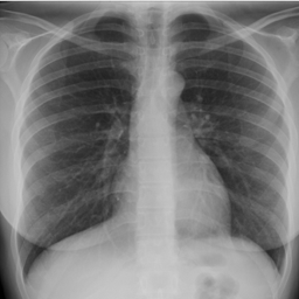
#> input picture SCC0251_ImgProc/assignments/3_morphology_colour/images/chest_xray_1.png, 299 x 299 px
$ python 11802972.py
#> lines starting #> are read from the running program, lines starting #| are printed output that depends on the picture; after the words box and inside, x2 and y2 are one past the last pixel; in counts of white or black regions, pixels touching at a corner belong together
"""
SCC0251 - Image Processing and Analysis (2024/1)

*** ASSIGNMENT 3 - COLOR & SEGMENTATION & MORPHOLOGY ***

Author: André Zanardi Creppe
Nusp: 11802972
"""

# =================================================
# ==================== IMPORTS ====================
# =================================================

import numpy as np
import imageio.v3 as imageio
# import matplotlib.pyplot as plt

# ============================================================
# ==================== FUNCTIONS: GENERAL ====================
# ============================================================

def to_grayscale(img):
  """ Converts a given RGB image to grayscale. If the image is already one-channel, just returns it.
  """
  if len(img.shape) > 2: # If image is RGB
    img = np.dot(img, [0.2989, 0.5870, 0.1140]).astype(np.int64)

  return img

def rmse_score(img, ref_img):
  """ Calculates the rooted mean square loss (RMSE) of two images.
  """
  squared_diff = np.square(np.subtract(img, ref_img))
  mse_loss = np.mean(squared_diff)
  rmse_loss = np.sqrt(mse_loss)
  return rmse_loss

# [9 lines left out: function rmse_rgb_score, not called in this run]

# ==================================================================
# ==================== FUNCTIONS: LIMIARIZATION ====================
# ==================================================================

def otsu_threshold(img, th_max=256):
  """ Apply the Otsu's binarization technique to an image.
  """
  total_pixels = img.size

  best_th = None
  min_sigma = np.inf

  for th in range(1, th_max):
    # Create the thresholded image
    thresholded_im = np.zeros_like(img)
    thresholded_im[img >= th] = 1

    # Compute weights
    count_pixels_1 = np.count_nonzero(thresholded_im)
    w_b = count_pixels_1 / total_pixels
    w_a = 1 - w_b

    # If one of the classes is empty >> threshold not considered
    if (w_b == 0) or (w_a == 0):
      continue

    # Find all pixels belonging to each class
    class_0_pixels = img[thresholded_im == 0]
    class_1_pixels = img[thresholded_im == 1]

    # Variance of each class
    sig_a = np.var(class_0_pixels) if len(class_0_pixels) > 0 else 0 # if to avoid warnings and errors
    sig_b = np.var(class_1_pixels) if len(class_1_pixels) > 0 else 0

    # Calculate Otsu sigma
    sigma = ((w_a * sig_a) + (w_b * sig_b))

    if sigma < min_sigma:
      min_sigma = sigma
      best_th = th

  # Binarize the image based on the best threshold
  binary_img = np.where(img > best_th, 255, 0)

  return binary_img

# ===============================================================
# ==================== FUNCTIONS: MORPHOLOGY ====================
# ===============================================================

# [35 lines left out: functions erosion, dilation, not called in this run]

# ============================================================
# ==================== FUNCTIONS: HEATMAP ====================
# ============================================================

def filter_gaussian(P, Q):
  s1 = P
  s2 = Q

  D = np.zeros([P, Q]) # Compute Distances
  for u in range(P):
    for v in range(Q):
      x = (u-(P/2))**2/(2*s1**2) + (v-(Q/2))**2/(2*s2**2)
      D[u, v] = np.exp(-x)

  return D

def map_value_to_color(value, min_val, max_val, colormap):
  # Scale the value to the range [0, len(colormap) - 1]
  scaled_value = (value - min_val) / (max_val - min_val) * (len(colormap) - 1)
  # Determine the two closest colors in the colormap
  idx1 = int(scaled_value)
  idx2 = min(idx1 + 1, len(colormap) - 1)
  # Interpolate between the two colors based on the fractional part
  frac = scaled_value - idx1
  color = [
    (1 - frac) * colormap[idx1][0] + frac * colormap[idx2][0],
    (1 - frac) * colormap[idx1][1] + frac * colormap[idx2][1],
    (1 - frac) * colormap[idx1][2] + frac * colormap[idx2][2]
  ]

  return color

def generate_heatmap(mask_img, heatmap_colors):
  M, N = mask_img.shape

  color_distribution = filter_gaussian(M, N)
  min_val = np.min(np.array(color_distribution))
  max_val = np.max(np.array(color_distribution))

  heatmap_image = np.zeros([M, N, 3]) # Imagem RGB vazia
  for i in range(M):
    for j in range(N):
      heatmap_image[i, j] = map_value_to_color(color_distribution[i, j], min_val, max_val, heatmap_colors)

  return heatmap_image

def generate_color_mask(mask_img, heatmap_img):
  M, N = mask_img.shape

  img_color = np.ones([M, N, 3]) # Imagem RGB vazia
  indexes = np.where(mask_img==0)
  img_color[indexes] = heatmap_img[indexes]

  return img_color

def combine_images(gray_img, color_img, alpha):
  """ Combines two images by an alpha ratio
  """
  gray_image_normalized = gray_img / np.max(gray_img)

  # Mix the grayscale image and heatmap using alpha compositing
  mixed_image = ((1 - alpha) * np.expand_dims(gray_image_normalized, axis=-1)) + ((alpha) * color_img)

  return mixed_image

# ================================================
# ==================== "MAIN" ====================
# ================================================

# -------------------- TEST INPUTS --------------------

# >> Fixed Testing Data
# cd C:\Users\andre\Documents\Programming\CompCodes\SCC0251_ImgProc\assignments\3_morphology_color
# input_filename = './images/chest_xray_1.png'
# ref_filename = './images/references/chest_xray_1_ref-case1.png'
# operation_array = '2 2 2 2 2 2 2 2 2 1 1 1'.split(' ')

# -------------------- READING INPUTS --------------------

input_filename = str(input().rstrip())
#> the answer given: images/chest_xray_1.png
ref_filename = str(input().rstrip())
#> the answer given: images/references/chest_xray_1_ref-case1.png
operation_array = str(input().rstrip()).split(' ')

input_img = imageio.imread(input_filename)
#> input_img is the input picture: shape (299, 299); min 0, max 222, mean 123.3
ref_img = imageio.imread(ref_filename)
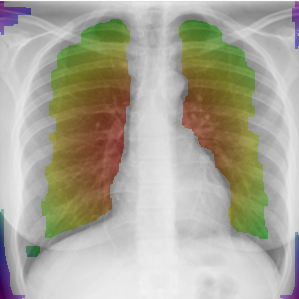
#> input picture SCC0251_ImgProc/assignments/3_morphology_colour/images/references/chest_xray_1_ref-case1.png, 299 x 299 px
#> ref_img is the input picture: shape (299, 299, 3); mean R, G, B 171.4, 168.6, 153.7

# -------------------- IMAGE PROCESSING --------------------

# 1. Conversion to Grayscale
img_grey = to_grayscale(input_img)

# 2. Adaptive Limiarization (Otsu) to binarize the image
img_otsu = otsu_threshold(img_grey)
#> the loop in otsu_threshold, `for th in range(1, th_max):` made 255 passes
#> (class_0_pixels, sig_a, sig_b, sigma, min_sigma) on pass 1: ([0, 0, 0, 0], 0, 2118.6, 2118.5, 2118.5)
#> (sig_a, sig_b, sigma, min_sigma) on passes 2 to 7: (0.0964, 2113.8, 2113, 2113), (0.195, 2113.3, 2112.3, 2112.3), (0.561, 2112.6, 2111.5, 2111.5), (1.09, 2112, 2110.8, 2110.8), (1.31, 2111.9, 2110.7, 2110.7), (1.99, 2111.6, 2110.4, 2110.4)
#> after the loop in otsu_threshold, `for th in range(1, th_max):`: thresholded_im: shape (299, 299); every value is 0
#> after the loop in otsu_threshold, `for th in range(1, th_max):`: best_th = 121; min_sigma = 463.6
#> in otsu_threshold, `binary_img = np.where(img > best_th, 255, 0)`:
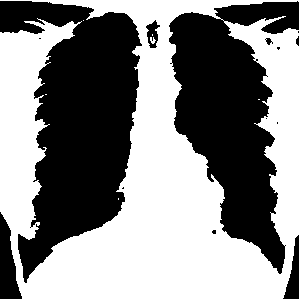
#> binary_img: shape (299, 299) int64; 52.8% white; 14 black regions (7 under 20 px), largest, box (x1, y1, x2, y2) and area: (0, 1, 142, 283) 21952, (169, 1, 299, 274) 18309, (0, 212, 22, 299) 1121

# 3. Create the binary mask by applying the sequence of Erosions and Dilations
img_mask = img_otsu.copy()

for op in operation_array:
  if op == '1':
    img_mask = erosion(img_mask)
  elif op == '2':
    img_mask = dilation(img_mask)

# 4. Create the heatmap using the given implementation.
heatmap_colors = [
  [1, 0, 1],  # Pink
  [0, 0, 1],  # Blue
  [0, 1, 0],  # Green
  [1, 1, 0],  # Yellow
  [1, 0, 0]   # Red
]
heatmap_img = generate_heatmap(img_mask, heatmap_colors)
#> after the loop in filter_gaussian, `for u in range(P):`:
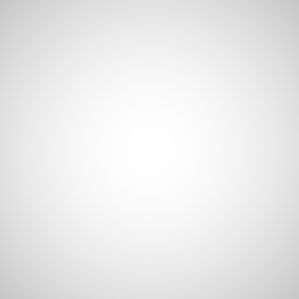
#> D: shape (299, 299) float64; min 0.779, max 1, mean 0.921
#> after the loop in generate_heatmap, `for i in range(M):`:
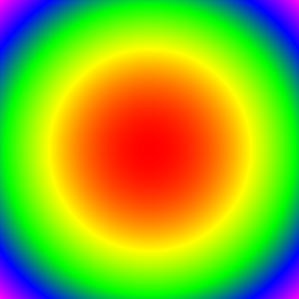
#> heatmap_image: shape (299, 299, 3) float64; mean of channels 0, 1, 2 0.56, 0.693, 0.13; drawn as R, G, B

# 5. Create the colored mask as a combination of the heatmap and the binary mask.
color_img = generate_color_mask(img_mask, heatmap_img)
#> in generate_color_mask, `img_color[indexes] = heatmap_img[indexes]`:
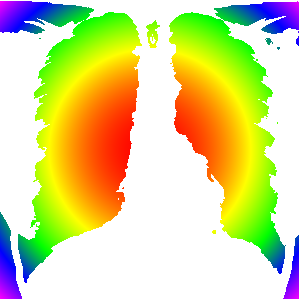
#> img_color: shape (299, 299, 3) float64; mean of channels 0, 1, 2 0.857, 0.857, 0.585; drawn as R, G, B

# 6. Create the image ( G ) combining the image ( I ) with the colored mask.
alpha = 0.30
combined_img = combine_images(img_grey, color_img, alpha)
#> in combine_images, `gray_image_normalized = gray_img / np.max(gray_img)`:
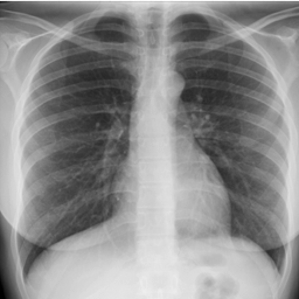
#> gray_image_normalized: shape (299, 299) float64; min 0, max 1, mean 0.555

# -------------------- RESULTS COMPARISON --------------------

ref_img_norm = ref_img / np.max(ref_img)

loss = rmse_score(combined_img, ref_img_norm)
#> in rmse_score, `squared_diff = np.square(np.subtract(img, ref_img))`:
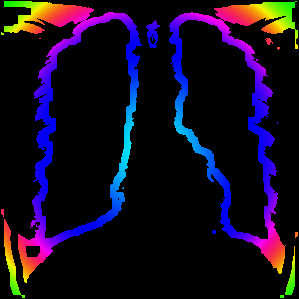
#> squared_diff: shape (299, 299, 3) float64; mean of channels 0, 1, 2 0.00708, 0.00407, 0.0113; drawn with min black and max white
print(round(loss, 4))
#| 0.0865

# [10 lines of commented-out code are left out]
